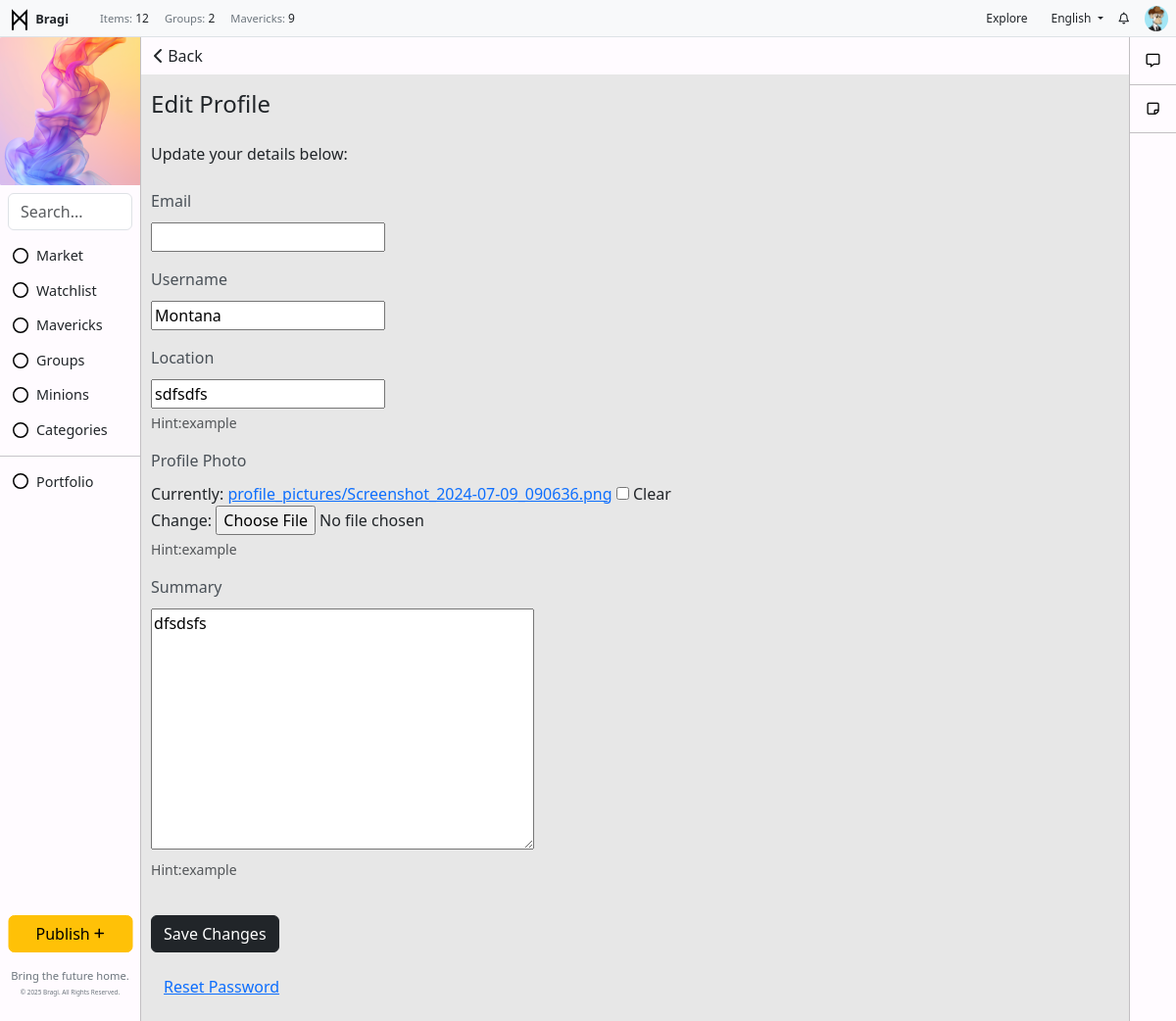
Before: /users/profile/edit/ (signed in) with the older database file.
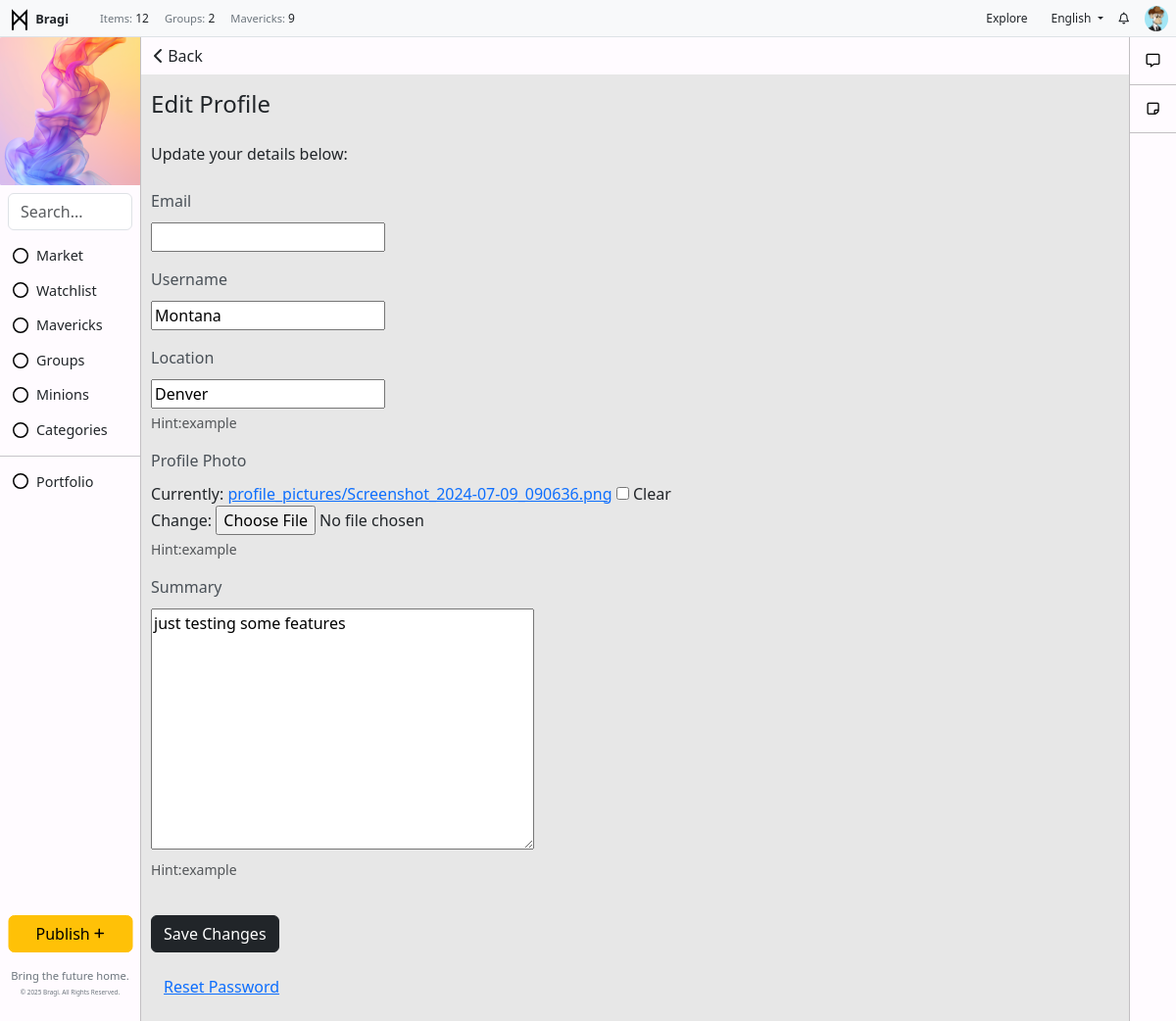
After: the same page with the newer database file.
### users/models.py (models this page shows, shortened)
class UserProfile(models.Model):
    user = models.OneToOneField(User, on_delete=models.CASCADE)
    bio = models.TextField(blank=True, null=True)  # Bio field
    profile_picture = models.ImageField(upload_to='profile_pictures/', null=True, blank=True)  # Profile picture
    location = models.CharField(max_length=255, blank=True, null=True)  # New location field

### toolbar/models.py (models this page shows, shortened)
class ToolbarAd(models.Model):  # Separate model for the toolbar's external image
    name = models.CharField(max_length=100, blank=True, null=True)
    alt_text = models.CharField(max_length=200, blank=True, null=True)  # Alt text for the image
    image = models.ImageField(upload_to='toolbar_images/', blank=True, null=True)  # Image upload field
    url = models.URLField(max_length=200, blank=True, null=True)  # Use URLField for link
    visible = models.BooleanField(default=True)

class ToolbarItem(models.Model):
    icon = models.FileField(upload_to='toolbar_images/', blank=True, null=True)  # Image upload field
    name = models.CharField(max_length=100)
    url = models.CharField(max_length=200, blank=True, null=True)
    order = models.IntegerField(default=0)
    visible = models.BooleanField(default=True)
    class Meta:
        ordering = ['order']

class UsersItem(models.Model):
    name = models.CharField(max_length=255)
    icon = models.FileField(upload_to='toolbar_images/', blank=True, null=True)  # Image upload field
    description = models.TextField(blank=True, null=True)
    visible = models.BooleanField(default=True)

### users/views.py (the view)
# urls.py: path('profile/edit/', views.profile_edit_view, name='profile_edit'),  # Profile edit page
@login_required
def profile_edit_view(request):
    user_profile, created = UserProfile.objects.get_or_create(user=request.user)
    if request.method == 'POST':
        user_form = UserEditForm(request.POST, instance=request.user)
        profile_form = UserProfileEditForm(request.POST, request.FILES, instance=user_profile)
        if user_form.is_valid() and profile_form.is_valid():
            user_form.save()  # Save the user data
            profile_form.save()  # Save the profile data
            print(f"Profile updated: {user_profile}")  # Debugging line
            return redirect('profile')  # Redirect to the profile view after saving
    else:
        user_form = UserEditForm(instance=request.user)
        profile_form = UserProfileEditForm(instance=user_profile)
    return render(request, 'users/profile_edit.html', {
        'user_form': user_form,
        'profile_form': profile_form,
    })

### users/forms.py
class UserEditForm(forms.ModelForm):
    class Meta:
        model = User
        fields = ['username', 'email']  # Email is visible only to the user

class UserProfileEditForm(forms.ModelForm):
    class Meta:
        model = UserProfile
        fields = ['bio', 'profile_picture', 'location']  # Add location field

### backend/context_processors.py (called while the page is built)
def published_posts_count(request):
    count = Post.objects.filter(status='published').count()
    return {'published_posts_count': count}

def toolbar_items(request):
    return {
        'toolbar_items': ToolbarItem.objects.filter(visible=True),
        'toolbar_ad': ToolbarAd.objects.filter(visible=True).first(),
        'toolbar_user_items': UsersItem.objects.filter(visible=True),  # Plural name for consistency
    }

def group_count(request):
    return {'group_count': Group.objects.count()}

def combined_count(request):
    mavericks_count = Maverick.objects.count()
    users_count = User.objects.count()
    combined_count = mavericks_count + users_count
    return {
        'combined_count': combined_count
    }

### users/templates/users/profile_edit.html (shortened to what this page needs)
{% extends "base.html" %}
{% block content %}
<div class="text-left" style="position: sticky; top: 0; margin: 0; padding: 0; background-color: #FFFBFF; ">
    <button onclick="window.history.back();" class="btn">
        <i class="fa-solid fa-chevron-left"></i> Back
    </button>
</div>
    <div class="" style="padding: 16px 1%;">
        <h4 class="mb-4">Edit Profile</h4>
        <p class="mb-4">Update your details below:</p>
        <form method="POST" enctype="multipart/form-data">
            <div class="mb-3">
                <label for="id_title" class="form-label">Email</label>
                <div>
                    {{ user_form.email }}
                </div>
            </div>
            <div class="mb-3">
                <label for="id_title" class="form-label">Username</label>
                <div>
                    {{ user_form.username }}
                </div>
            </div>
            <div class="mb-3">
                <label for="id_title" class="form-label">Location</label>
                <div>
                    {{ profile_form.location }}
                </div>
                <div id="helpText" class="form-text">Hint:example</div>
            </div>
            <div class="mb-3">
                <label for="id_title" class="form-label">Profile Photo</label>
                <div>
                    {{ profile_form.profile_picture }}
                </div>
                <div id="helpText" class="form-text">Hint:example</div>
            </div>
            <div class="mb-3">
                <label for="id_title" class="form-label">Summary</label>
                <div>
                    {{ profile_form.bio }}
                </div>
                <div id="helpText" class="form-text">Hint:example</div>
            </div>
            <button type="submit" class="btn btn-dark">Save Changes</button>
        </form>
        <div class="mt-3">
            <a href="{% url 'password_reset' %}" class="btn btn-link">Reset Password</a>
        </div>
    </div>
</div>
{% endblock %}

### templates/base.html (shortened to what this page needs)
{% load static %}
<!DOCTYPE html>
<html lang="en">
<head>
    <link href="https://cdn.jsdelivr.net/npm/bootstrap@5.3.0-alpha1/dist/css/bootstrap.min.css" rel="stylesheet">
    <link rel="stylesheet" href="https://cdnjs.cloudflare.com/ajax/libs/font-awesome/6.0.0-beta3/css/all.min.css">
    <link rel="stylesheet" href="{% static 'css/styles.css' %}">
</head>
<body>
    {% if user.is_authenticated %}
    <div class="container-fluid">
        <div class="row fixed-top px-2 py-0 bg-light border-bottom" style="height: 38px; z-index: 1000;">
            <div class="col-auto d-flex align-items-center">
                <a href="/" class="text-decoration-none">
                    <img src="{% static 'img/logo.svg' %}" alt="Icon" style="width: 24px; height: 24px; color: #000000;">
                    <span class="fw-semibold text-dark m-0" style="font-size: .8rem;">Bragi</span>
                </a>
            </div>
            <div class="col d-flex align-items-center">
                <ul class="navbar-nav d-flex flex-row m-0" style="font-size: 0.75rem;">
                    <li class="nav-item mx-2">
                        <p class="m-0"> <span class="text-secondary" style="font-size: .7rem;">Items:</span> {{ published_posts_count }}</p>
                    </li>
                    <li class="nav-item mx-2">
                        <p class="m-0"> <span class="text-secondary" style="font-size: .7rem;">Groups:</span> {{ group_count }}</p>
                    </li>
                    <li class="nav-item mx-2">
                        <p class="m-0"> <span class="text-secondary" style="font-size: .7rem;">Mavericks:</span> {{ combined_count }}</p>
                    </li>
                </ul>
            </div>
            <div class="col d-flex justify-content-end align-items-center" style="height: 38px;">
                <ul class="navbar-nav d-flex flex-row m-0 align-items-center">
                    <li class="nav-item mx-2">
                        <a href="/" class="nav-link btn btn-warning py-1 px-2" style="font-size: 0.75rem;">Explore</a>
                    </li>
                    <li class="nav-item dropdown mx-2">
                        <a class="nav-link dropdown-toggle" id="dropdownMenuLink" role="button" data-bs-toggle="dropdown" aria-expanded="false" style="font-size: 0.75rem;">
                            English
                        </a>
                    </li>
                    <li class="nav-item mx-2">
                        <a href="{% url 'notifications_list' %}" class="nav-link text-decoration-none" style="color: inherit; text-decoration: none; font-size: 0.75rem;">
                            <i class="fa-regular fa-bell"></i>
                        </a>
                    </li>
                    <li class="nav-item dropdown" style="margin-left: 8px;">
                        <a href="#" class="nav-link" id="dropdownUser2" role="button" data-bs-toggle="dropdown" aria-expanded="false" style="padding: 3px 0;">
                            {% if request.user.is_authenticated and request.user.userprofile.profile_picture %}
                                <img src="{{ request.user.userprofile.profile_picture.url }}" alt="Profile Picture" class="rounded-circle" style="width: 24px; height: auto; object-fit: cover;">
                            {% else %}
                                <i class="fas fa-user-circle" style="width: 24px; height: 24px; object-fit: cover;"></i>
                            {% endif %}
                        </a>
                    </li>
                </ul>
            </div>
        </div>
            <div class="row" style="margin-top: 38px; position: relative; display: flex; height: 100vh;">
                <div class="col-auto" style="position: fixed; top: 38px; left: 0; bottom: 0; width: 144px; background-color: #FFFBFF; border-right: 1px solid #C2BFC2; margin: 0; padding: 0;">
                    {% if toolbar_ad %}
                    <div  style="display: flex; justify-content: center; align-items: center; overflow: hidden;">
                        {% if toolbar_ad.image %}
                            <a href="{{ toolbar_ad.url }}" target="_blank">
                                <img src="{{ toolbar_ad.image.url }}" alt="{{ toolbar_ad.alt_text }}">
                            </a>
                        {% else %}
                            <p>No toolbar image available.</p>
                        {% endif %}
                    </div>
                    {% else %}
                        <p>No toolbar ad found.</p>
                    {% endif %}
                    <form class="search-form m-2" method="get" action="{% url 'post_list' %}">
                        <input class="form-control" type="search" name="q" placeholder="Search..." aria-label="Search" value="{{ query|default:'' }}">
                    </form>
                    <ul class="list-unstyled">
                        <li class="nav-item">
                            <ul class="list-unstyled">
                                {% for item in toolbar_items %}
                                    {% if item.visible %}
                                        <li class="nav-item">
                                            <a href="{{ item.url }}" class="btn btn-toggle align-items-center" style="display: flex; align-items: center;">
                                                {% if item.icon %}
                                                <img src="{{ item.icon.url }}" alt="{{ item.name }} icon" class="icon-class" style="width: 16px; height: 16px; margin-right: 8px;">
                                                {% endif %}
                                                <span class="" style="font-size: .9rem;">{{ item.name }}</span>
                                            </a>
                                        </li>
                                    {% endif %}
                                {% endfor %}
                            </ul>
                        </li>
                        <li><hr class="my-2"></li>
                        <li class="nav-item">
                            <ul class="list-unstyled">
                                {% for toolbar_user_item in toolbar_user_items %}
                                    <li class="nav-item" style="text-decoration: none;">
                                        <a class="btn btn-toggle align-items-center" style="text-decoration: none; display: flex; align-items: center;" type="button" data-bs-toggle="collapse" data-bs-target="#collapse-{{ toolbar_user_item.id }}" aria-expanded="false" aria-controls="collapse-{{ toolbar_user_item.id }}">
                                            {% if toolbar_user_item.icon %}
                                                <img src="{{ toolbar_user_item.icon.url }}" alt="{{ toolbar_user_item.name }} icon" class="icon-class" style="width: 16px; height: 16px; margin-right: 8px;">
                                            {% endif %}
                                            <span class="" style="font-size: .9rem;">{{ toolbar_user_item.name }}</span>
                                        </a>
                                    </li>
                                {% endfor %}
                            </ul>
                        </li>
                    </ul>
                    <ul class="navbar-nav position-absolute bottom-0 start-50 translate-middle-x w-100 p-2">
                        <li class="nav-item mb-3">
                            <a href="{% url 'post_create' %}" class="btn btn-warning w-100">Publish <i class="fas fa-plus fa-xs"></i></a>
                        </li>
                        <li class="nav-item">
                            <p class="mb-0 text-center" style="font-size: 0.7rem; line-height: 1.5; color: #6c757d;">
                                Bring the future home.
                            </p>
                            <p class="text-center mt-1" style="color: #6c757d; font-size: 0.4rem;">
                                &copy; {% now "Y" %} Bragi. All Rights Reserved.
                            </p>
                        </li>
                    </ul>
                </div>
                <div class="col" style="padding: 0; margin-left: 144px; margin-right: 48px; background:rgb(231, 231, 231)">
                        {% block content %}{% endblock %}
                </div>
                <div class="col-auto" style="position: fixed; top: 38px; right: 0; bottom: 0; width: 48px; background-color: #FFFBFF; border-left: 1px solid #C2BFC2; margin: 0; padding: 0;">
                    <ul class="nav nav-flush flex-column text-center">
                        <li class="nav-item" style="border-bottom: 1px solid #C2BFC2; margin: 0; padding: 12px; ">
                            <a href="{% url 'communication_center' %}" style="color: #000000; margin: 0; padding: 0;" aria-current="page" title="Communication Center" data-bs-toggle="tooltip" data-bs-placement="right">
                                <i class="fa-regular fa-message fa-sm"></i>
                            </a>
                        </li>
                        <li class="nav-item" style="border-bottom: 1px solid #C2BFC2; margin: 0; padding: 12px; ">
                            <a href="{% url 'draft_posts' %}" style="color: #000000; margin: 0; padding: 0;" aria-current="page" title="Drafts" data-bs-toggle="tooltip" data-bs-placement="right">
                                <i class="fa-regular fa-note-sticky fa-sm"></i>
                            </a>
                        </li>
                    </ul>
                </div>
            </div>
    {% endif %}
</body>
</html>

### static/css/styles.css (style rules this page uses)
.form-label { font-weight: 500; color: #495057; margin-bottom: 10px; }
button[type="submit"] { margin-top: 20px; }
.mb-3 { margin-bottom: 20px; }

Changed rows visible on the page:
changed UserProfile: location "sdfsdfs" → "Denver"; bio "dfsdsfs" → "just testing some features"
